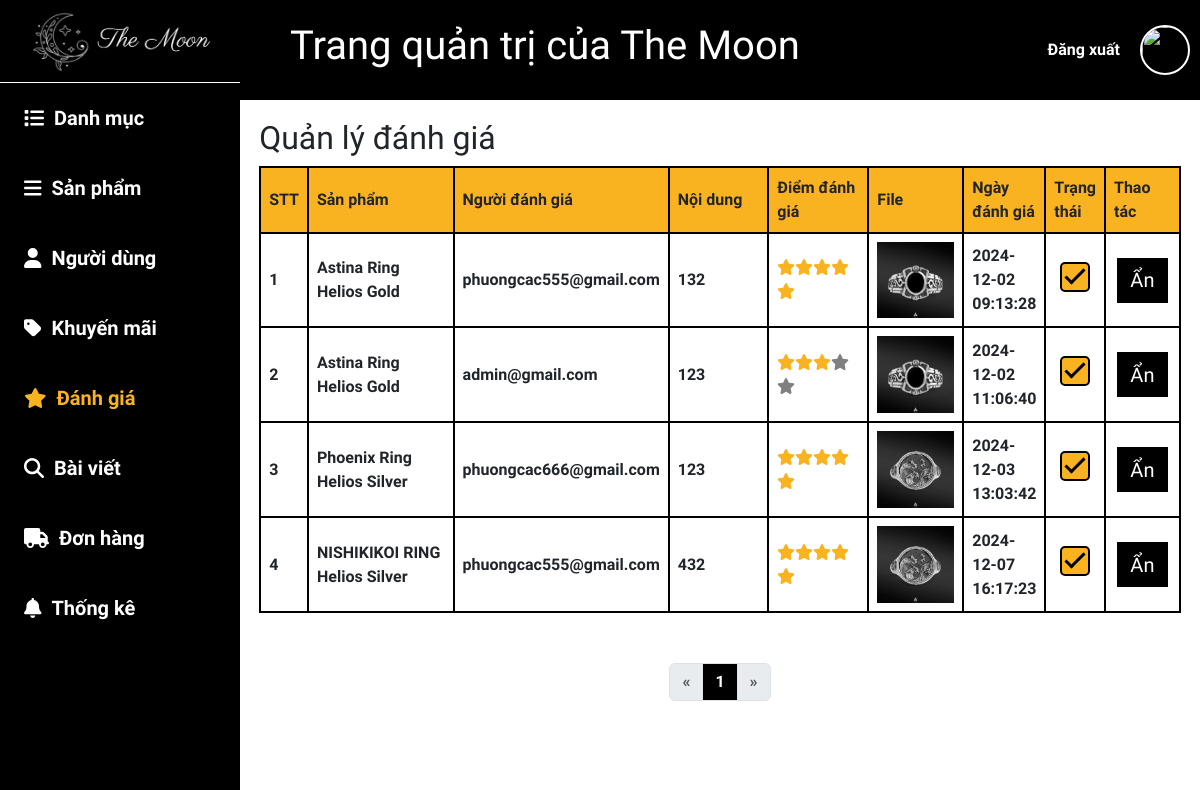
The app's page /admin/index.php?view=review (signed in) with its own data.
### tables this page shows
CREATE TABLE `danh_gia` (
  `id` int(11) NOT NULL COMMENT 'Mã đánh giá',
  `id_sp` int(11) NOT NULL COMMENT 'Mã sản phẩm',
  `id_kh` int(11) NOT NULL COMMENT 'Mã khách hàng',
  `noi_dung` text NOT NULL COMMENT 'Nội dung đánh giá',
  `diem_danh_gia` int(11) NOT NULL COMMENT 'Điểm đánh giá (từ 1-5)',
  `file` varchar(255) NOT NULL COMMENT 'Hình ảnh hoặc video',
  `trang_thai` tinyint(1) NOT NULL DEFAULT 1 COMMENT 'Trạng thái đánh giá',
  `ngay_nhap` timestamp NOT NULL DEFAULT current_timestamp() COMMENT 'Ngày đánh giá'
);

CREATE TABLE `san_pham` (
  `id` int(11) NOT NULL COMMENT 'Mã sản phẩm',
  `id_dm` int(11) NOT NULL COMMENT 'Mã danh mục',
  `ten` varchar(255) NOT NULL COMMENT 'Tên sản phẩm',
  `gia` decimal(10,2) NOT NULL COMMENT 'Giá sản phẩm',
  `mo_ta` text NOT NULL COMMENT 'Mô tả sản phẩm',
  `hot` tinyint(1) NOT NULL DEFAULT 0 COMMENT 'Trạng thái nổi bật',
  `chat_lieu` enum('bạc','vàng','hợp kim') NOT NULL COMMENT 'Chất liệu sản phẩm',
  `so_luong` int(11) NOT NULL DEFAULT 0 COMMENT 'Số lượng sản phẩm',
  `luot_mua` int(11) NOT NULL DEFAULT 0 COMMENT 'Lượt mua sản phẩm',
  `trang_thai` tinyint(1) NOT NULL DEFAULT 0 COMMENT 'Trạng thái sản phẩm',
  `ngay_nhap` timestamp NOT NULL DEFAULT current_timestamp() COMMENT 'Ngày nhập sản phẩm'
);

CREATE TABLE `khach_hang` (
  `id` int(11) NOT NULL COMMENT 'Mã khách hàng',
  `ho` varchar(50) NOT NULL COMMENT 'Họ khách hàng',
  `ten` varchar(255) NOT NULL COMMENT 'Tên khách hàng',
  `email` varchar(50) NOT NULL COMMENT 'Địa chỉ email khách hàng',
  `sdt` varchar(20) NOT NULL COMMENT 'Số điện thoại khách hàng',
  `dia_chi` varchar(255) NOT NULL COMMENT 'Địa chỉ khách hàng',
  `mat_khau` varchar(255) NOT NULL COMMENT 'Mật khẩu đăng nhập',
  `avatar` varchar(255) NOT NULL DEFAULT 'avatar.jpg' COMMENT 'Ảnh đại diện khách hàng',
  `trang_thai` tinyint(1) NOT NULL DEFAULT 1 COMMENT 'Trạng thái tài khoản',
  `admin` tinyint(1) NOT NULL DEFAULT 0 COMMENT 'Trạng thái admin',
  `reset_code` int(11) DEFAULT NULL COMMENT 'Mã khôi phục',
  `ngay_nhap` timestamp NOT NULL DEFAULT current_timestamp() COMMENT 'Ngày tạo tài khoản'
);

### admin/controller/ReviewController.php (called while the page is built, shortened)
<?php
require_once('../app/model/ProductModel.php');
class ReviewController
{
    private $data;
    private $product;
    private $user;
    function __construct()
    {
        $this->user = new UserModel();
        $this->product = new ProductModel();
    }
    function renderview($view, $data = null)
    {
        $view = './view/' . $view . '.php';
        require_once $view;
    }
    function getAllReview()
    {
        $currentPage = isset($_GET['page']) ? (int)$_GET['page'] : 1;
        $itemsPerPage = 9;
        $offset = ($currentPage - 1) * $itemsPerPage;
        $totalProducts = $this->product->getCountAllReview();
        $totalPages = ceil($totalProducts / $itemsPerPage);
        $this->data['currentPage'] = $currentPage;
        $this->data['totalPages'] = $totalPages;
        $this->data['review'] = $this->product->getAllReview($itemsPerPage, $offset);
        foreach ($this->data['review'] as &$review) {
            $review['user'] = $this->user->getIdUser($review['id_kh']);
            $review['product'] = $this->product->getIdPro($review['id_sp']);
        }
        $this->renderview('review', $this->data);
    }
}

### app/model/database.php (called while the page is built, shortened)
<?php
class Database
{
  private $servername = "localhost";
  private $username = "root";
  private $password = "";
  private $dbname = "themoon";
  private $conn;
  private $stmt;
  public function __construct()
  {
    try {
      $this->conn = new PDO("mysql:host=$this->servername;dbname=$this->dbname;charset=utf8", $this->username, $this->password);
      $this->conn->setAttribute(PDO::ATTR_ERRMODE, PDO::ERRMODE_EXCEPTION);
    } catch (PDOException $e) {
      echo "Connection failed: " . $e->getMessage();
    }
  }
  function query($sql, $param = [])
  {
    $this->stmt = $this->conn->prepare($sql);
    $this->stmt->execute($param);
    return $this->stmt;
  }
  function getAll($sql, $param = [])
  {
    $stmt = $this->query($sql, $param);
    return $this->stmt->fetchAll(PDO::FETCH_ASSOC);
  }
  function getOne($sql, $param = [])
  {
    $stmt = $this->query($sql, $param);
    return $this->stmt->fetch(PDO::FETCH_ASSOC);
  }
}

### app/model/ProductModel.php (called while the page is built, shortened)
<?php
class ProductModel
{
    private $db;
    function __construct()
    {
        $this->db = new Database();
    }
    function getIdPro($idpro)
    {
        if ($idpro > 0) {
            $sql = "SELECT * FROM san_pham WHERE id = $idpro";
            return $this->db->getOne($sql);
        }
    }
    function getAllReview($limit, $offset)
    {
        $sql = "SELECT * FROM danh_gia LIMIT $limit OFFSET $offset";
        return $this->db->getAll($sql);
    }
}

### app/model/UserModel.php (called while the page is built, shortened)
<?php
class UserModel
{
    private $db;
    function __construct()
    {
        $this->db = new DataBase();
    }
    function getIdUser($iduser)
    {
        if ($iduser > 0) {
            $sql = "SELECT * FROM khach_hang WHERE id = $iduser";
            return $this->db->getOne($sql);
        }
    }
}

### admin/view/review.php (the view, shortened to what this page needs)
<div class="main-table">
  <h2>Quản lý đánh giá</h2>
  <table>
    <thead>
      <tr>
        <th style="width: 5%;">STT</th>
        <th style="width: 20%;">Sản phẩm</th>
        <th style="width: 10%;">Người đánh giá</th>
        <th style="width: 15%;">Nội dung</th>
        <th style="width: 15%;">Điểm đánh giá</th>
        <th style="width: 15%;">File</th>
        <th style="width: 5%;">Ngày đánh giá</th>
        <th style="width: 5%;">Trạng thái</th>
        <th style="width: 15%;">Thao tác</th>
      </tr>
    </thead>
    <tbody>
      <?php
      $listreview = $data['review'];
      for ($i = 0; $i < count($listreview); $i++) {
      ?>
        <tr>
          <td><?= $i + 1 ?></td>
          <td><?= $listreview[$i]['product']['ten'] ?></td>
          <td><?= $listreview[$i]['user']['email'] ?></td>
          <td><?= $listreview[$i]['noi_dung'] ?></td>
          <td>
            <strong style="color: #fab320">
              <?php
              $rate = '';
              for ($a = 0; $a < $listreview[$i]['diem_danh_gia']; $a++) {
                $rate .= '<i class="fa-solid fa-star"></i>';
              }
              for ($a = 0; $a < (5 - $listreview[$i]['diem_danh_gia']); $a++) {
                $rate .= '<i class="fa-solid fa-star blank"></i>';
              }
              echo $rate;
              ?>
            </strong>
          </td>
          <td><img width="100%" src="../img/<?= $listreview[$i]['file'] ?>" alt=""></td>
          <td><?= $listreview[$i]['ngay_nhap'] ?></td>
          <td style="text-align: center;">
            <span class="custom-checkbox"></span>
          </td>
          <td class="button">
            <?php
            if ($listreview[$i]['trang_thai'] == 1) {
              echo '<a href="index.php?view=hidereview&id=' . $listreview[$i]['id'] . '"><button>Ẩn</button></a>';
            } else {
              echo '<a href="index.php?view=showreview&id=' . $listreview[$i]['id'] . '"><button>Hiện</button></a>';
            }
            ?>
          </td>
        </tr>
      <?php }; ?>
    </tbody>
  </table>
  <div id="page">
    <nav aria-label="Page navigation example">
      <ul class="pagination justify-content-center">
        <?php
        $currentPage = $data['currentPage'];
        ?>
        <li class="page-item <?php echo ($currentPage == 1) ? 'disabled' : ''; ?>">
          <a class="page-link" href="?view=review&page=<?php echo 1; ?>" aria-label="Previous">
            <span aria-hidden="true">&laquo;</span>
          </a>
        </li>
        <?php
        $totalPages = $data['totalPages'];
        for ($i = 1; $i <= $totalPages; $i++) :
        ?>
          <li class="page-item ">
            <a class="page-link <?php echo ($currentPage == $i) ? 'active-check' : ''; ?>" href="?view=review&page=<?php echo $i; ?>"><?php echo $i; ?></a>
          </li>
        <?php endfor; ?>
        <li class="page-item <?php echo ($currentPage == $totalPages) ? 'disabled' : ''; ?>">
          <a class="page-link" href="?view=review&page=<?php echo $totalPages; ?>" aria-label="Next">
            <span aria-hidden="true">&raquo;</span>
          </a>
        </li>
      </ul>
    </nav>
  </div>
</div>
</main>
</div>
</body>
</html>

### public/css/admin.css (style rules this page uses)
body { width: 100%; height: 1000px; margin: 0; }
nav { width: 100%; height: 100px; display: flex; justify-content: space-between; background-color: black; color: white; align-items: center; }
nav a { text-decoration: none; color: white; }
main .main-table { margin: 2%; }
main .main-table button { margin: 2% 0; height: 45px; width: 20%; font-size: 20px; border: none; background-color: black; color: white; }
main table { border-collapse: collapse; border: 2px solid black; max-width: 100%; width: 100%; height: 100%; }
main td, main th { border: 2px solid black; padding: 8px; text-align: left; }
main th { background-color: #fab320; font-weight: bold; }
.button { text-align: center; }
main .main-table table button { width: 90%; }
#page nav { margin-top: 50px; background-color: white; text-align: center; display: flex; flex-direction: column; }
#page .active-check { background-color: black; color: white; }
.custom-checkbox { display: inline-block; width: 30px; height: 30px; background-color: #fff; border: 2px solid #333; border-radius: 5px; position: relative; cursor: pointer; }
input[type="checkbox"]:checked + .custom-checkbox { background-color: #fab320; border-color: black; }
input[type="checkbox"]:checked + .custom-checkbox::after { content: ''; position: absolute; left: 8px; width: 10px; height: 20px; border: solid black; border-width: 0 3px 3px 0; transform: rotate(45deg); }
.blank { color: gray; }

### records on screen
danh_gia: id_sp.ten "Astina Ring Helios Gold", id_kh.email "phuongcac555@gmail.com", noi_dung "132", diem_danh_gia 5 (drawn), file (picture), ngay_nhap "2024-12-02 09:13:28"
danh_gia: id_sp.ten "Astina Ring Helios Gold", id_kh.email "admin@gmail.com", noi_dung "123", diem_danh_gia 3 (drawn), file (picture), ngay_nhap "2024-12-02 11:06:40"
danh_gia: id_sp.ten "Phoenix Ring Helios Silver", id_kh.email "phuongcac666@gmail.com", noi_dung "123", diem_danh_gia 5 (drawn), file (picture), ngay_nhap "2024-12-03 13:03:42"
danh_gia: id_sp.ten "NISHIKIKOI RING Helios Silver", id_kh.email "phuongcac555@gmail.com", noi_dung "432", diem_danh_gia 5 (drawn), file (picture), ngay_nhap "2024-12-07 16:17:23"
